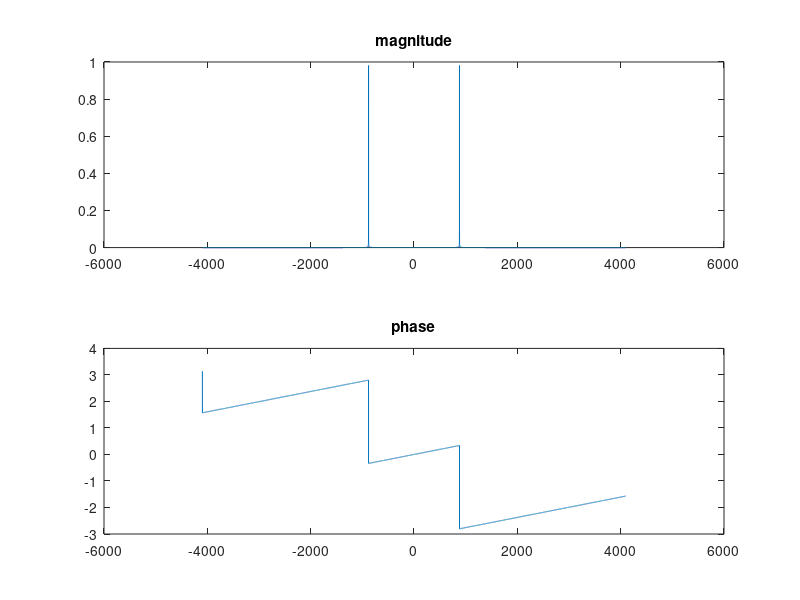

This figure's MATLAB source:
fc=880;
fs=8192;
T=1/fs;
t=linspace(0,2,2*fs);
x=cos(2*pi*fc*t);


ctft=T*fftshift(fft(x,2*fs));
% dtft=fftshift(x);
scale=pi/(T*2*pi)
w=linspace(-scale, scale, 2*fs);

subplot(2,1,1)
plot(w, abs(ctft));
title('magnitude')
subplot(2,1,2)
plot(w, angle(ctft))
title('phase')